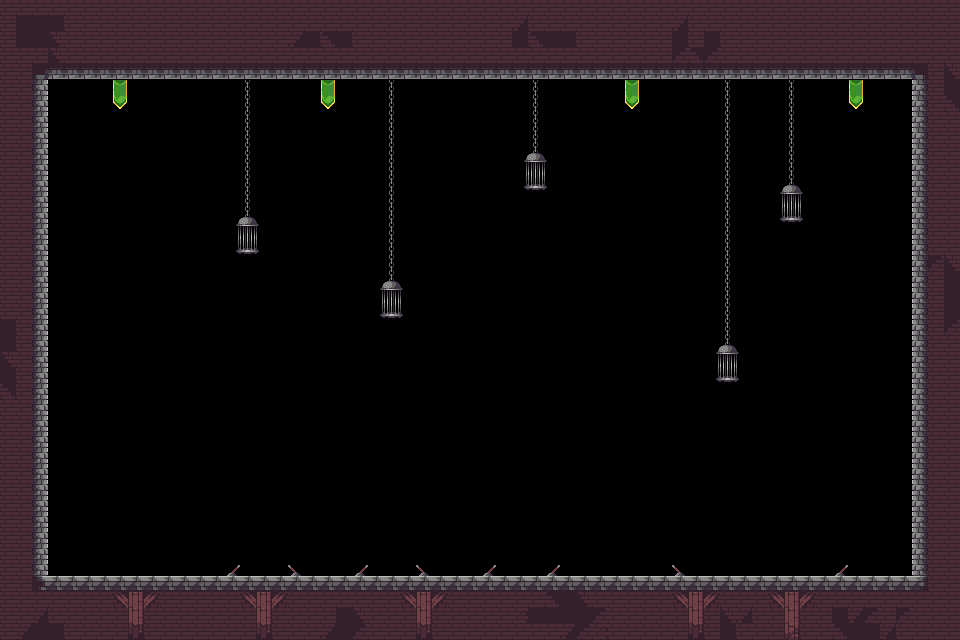

This game map was drawn from its Tiled (.tmx) file and the tilesets committed beside it. A one-line description and the trimmed map source follow:
An orthogonal 60x40 tile map with 16x16 px tiles, 2 tile layers (Suelo, Decoración).

<map version="1.0" orientation="orthogonal" renderorder="left-up" width="60" height="40" tilewidth="16" tileheight="16" nextobjectid="1">
 <tileset firstgid="1" name="Tileset" tilewidth="16" tileheight="16" tilecount="322">
  <image source="Tileset.png" width="368" height="224" />
 </tileset>
 <layer name="Suelo" width="60" height="40">
  <data>[2400 cells, 726 non-empty, 24 distinct tile ids]</data>
 </layer>
 <layer name="Decoración" width="60" height="40">
  <data>[2400 cells, 107 non-empty, 14 distinct tile ids]</data>
 </layer>
</map>
